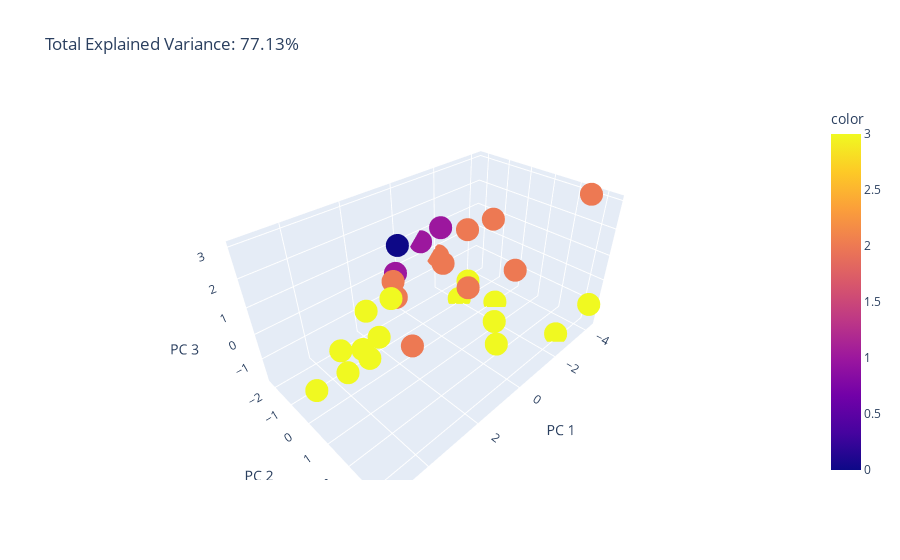

Notebook source saved alongside this figure:
### Code cell
import plotly.express as px

total_var = principal.explained_variance_ratio_.sum() * 100

fig = px.scatter_3d(
    x, x=0, y=1, z=2, color=df['PermissionRole'],
    title=f'Total Explained Variance: {total_var:.2f}%',
    labels={'0': 'PC 1', '1': 'PC 2', '2': 'PC 3'}
)
fig.show()

### Figure 1 — Plotly figure (JSON) as saved in the notebook; plotly's stock layout.template omitted (floating-point values rounded to 4 significant figures)
{"data": [{"hovertemplate": "PC 1=%{x}<br>PC 2=%{y}<br>PC 3=%{z}<br>color=%{marker.color}<extra></extra>", "legendgroup": "", "marker": {"color": [3, 1, 2, 3, 2, 3, 2, 3, 3, 3, 2, 3, 2, 3, 3, 3, 2, 2, 3, 3, 2, 1, 3, 2, 3, 1, 3, 2, 0], "coloraxis": "coloraxis", "symbol": "circle"}, "mode": "markers", "name": "", "scene": "scene", "showlegend": false, "type": "scatter3d", "x": [2.365, 0.5023, -1.508, 4.453, -2.328, -2.805, 2.962, -4.142, 3.732, 5.209, 0.8451, 3.793, 1.052, 1.639, 1.085, 2.781, 0.9282, -4.234, -1.199, -2.792, -3.998, -1.09, 3.653, -1.971, -1.966, -1.396, -2.491, -3.247, 0.1656], "y": [-1.114, -1.826, -1.46, 0.8532, 1.261, 0.1381, 1.847, 3.334, 0.5903, 0.3538, 1.906, -0.5643, -1.17, -0.696, 3.239, 0.06929, -1.443, 2.563, 1.389, 2.959, -1.16, -2.227, 0.7682, -2.227, -1.008, -1.469, -1.041, -1.829, -2.038], "z": [-0.1328, 0.1429, -0.1655, -0.01799, 0.3923, -1.827, 0.6381, -0.9549, 0.1935, -0.5225, 1.537, -0.5732, -0.2853, 0.2154, 0.3959, -0.2606, 0.185, 3.017, -1.173, -1.751, 0.9063, 0.6236, -0.08333, -0.3538, -1.811, 1.378, -1.24, 0.4758, 1.051]}], "layout": {"coloraxis": {"colorbar": {"title": {"text": "color"}}, "colorscale": [[0, "#0d0887"], [0.1111, "#46039f"], [0.2222, "#7201a8"], [0.3333, "#9c179e"], [0.4444, "#bd3786"], [0.5556, "#d8576b"], [0.6667, "#ed7953"], [0.7778, "#fb9f3a"], [0.8889, "#fdca26"], [1, "#f0f921"]]}, "legend": {"tracegroupgap": 0}, "scene": {"domain": {"x": [0, 1], "y": [0, 1]}, "xaxis": {"title": {"text": "PC 1"}}, "yaxis": {"title": {"text": "PC 2"}}, "zaxis": {"title": {"text": "PC 3"}}}, "title": {"text": "Total Explained Variance: 77.13%"}}}
